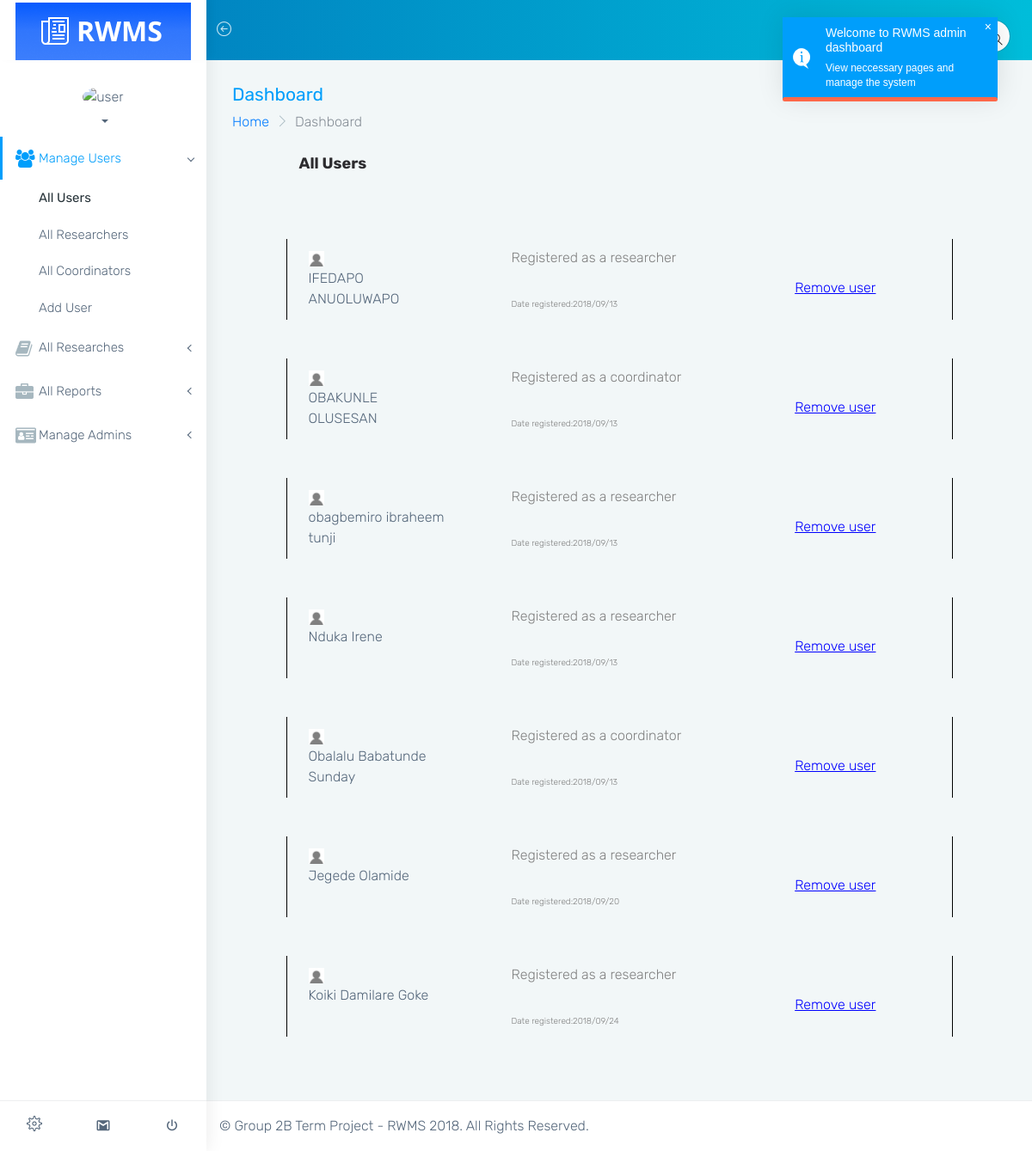
The page /admin/all_users.php on the database its author committed.
### tables this page shows
CREATE TABLE `user` (
  `id` int(11) NOT NULL,
  `user_id` int(11) NOT NULL,
  `surname` varchar(20) NOT NULL,
  `other_names` varchar(35) NOT NULL,
  `user_role` int(11) NOT NULL DEFAULT '0' COMMENT '0 for resercher, 1 for coordinator',
  `email` varchar(50) NOT NULL,
  `password` varchar(55) NOT NULL,
  `profile_pix` text NOT NULL,
  `activation_code` text NOT NULL,
  `activation_code_validity` varchar(50) NOT NULL,
  `account_status` int(11) NOT NULL,
  `request_for_coordination_role_is_seen` int(11) DEFAULT '0',
  `is_approved_as_coordinator` int(11) NOT NULL DEFAULT '2',
  `date_registered` datetime NOT NULL
);

### app/init.php (called while the page is built, shortened)
<?php
global $db_conn;
$lang = $lang_array;
global $lang;
include "classes/Master.php";
$master = new Master($db_conn,$lang);
?>

### app/classes/Master.php (called while the page is built, shortened)
<?php
class Master
{
    protected $db;
        function __construct($db_conn,$lang)
        {
            $this->db = $db_conn;
        }
    public function fetch_all_users()
    {
        $data = "*";
        $table = "user";
        $data = $this->getAllData($data, $table);
        return $data;
    }
    public function getAllData($data, $table, $where = '')
    {
        try {
            if ($data != '*') {
                $selections = implode(', ', $data);
            } else {
                $selections = '*';
            }
            $stmt = $this->db->prepare("SELECT {$selections} FROM `$table` " . $where . "");
            $stmt->execute();
            $settings_data = $stmt->fetchAll(PDO::FETCH_ASSOC);
            if ($stmt->rowCount() > 0) {
                return $settings_data;
            }
        } catch (PDOException $e) {
            return $e->getMessage();
        }
    }
}
?>

### admin/all_users.php (the view, shortened to what this page needs)
<?php
    include("../app/init.php");
    $all_users=$master->fetch_all_users();
?>
<!DOCTYPE html>
<html lang="en">
<head>
    <link href="../assets/plugins/bootstrap/css/bootstrap.min.css" rel="stylesheet">
    <link href="../assets/plugins/chartist-js/dist/chartist.min.css" rel="stylesheet">
    <link href="../assets/plugins/chartist-js/dist/chartist-init.css" rel="stylesheet">
    <link href="../assets/plugins/chartist-plugin-tooltip-master/dist/chartist-plugin-tooltip.css" rel="stylesheet">
    <link href="../assets/plugins/css-chart/css-chart.css" rel="stylesheet">
    <link href="../assets/plugins/toast-master/css/jquery.toast.css" rel="stylesheet">
    <link href="css/style.css" rel="stylesheet">
    <link href="css/colors/blue.css" id="theme" rel="stylesheet">
</head>
<body class="fix-header fix-sidebar card-no-border">
    <div id="main-wrapper">
        <?php include("header_loggedin.php");?>
        <?php include("sidenav.php");?>
        <div class="page-wrapper">
            <div class="container-fluid">
                <div class="row page-titles">
                    <div class="col-md-6 col-8 align-self-center">
                        <h3 class="text-themecolor m-b-0 m-t-0">Dashboard</h3>
                        <ol class="breadcrumb">
                            <li class="breadcrumb-item"><a href="javascript:void(0)">Home</a></li>
                            <li class="breadcrumb-item active">Dashboard</li>
                        </ol>
                    </div>
                </div>
                <div class="row">
                <div class="col-md-10 mx-auto mb-5">
                <h4 class="section-heading" style="font-weight:bold;">All Users</h4> <br>
                <?php
                    $i=0;
                    if(!empty($all_users)){
                        foreach ($all_users as $a_user) {
                            $i++;
                            $user_id=$a_user['user_id'];
                            $user_role=$a_user['user_role'];
                            $profile_pix=$a_user['profile_pix'];
                            $date_registered=$a_user['date_registered'];
                            $user_name=$a_user['surname']." ".$a_user['other_names'];
                            if($user_role==1){
                                $role_msg="Registered as a coordinator";
                            }elseif($user_role==0){
                                $role_msg="Registered as a researcher";
                            }
                            $date_reg=date("Y/m/d",strtotime($date_registered));
                ?>
                        <div class="row" style="margin-top:45px;padding:10px;border-right:1px solid black;border-left:1px solid black;" id="userDiv<?php echo $i;?>">
                            <div class="col-md-3">
                                <img src="<?php echo "../$profile_pix";?> " alt="" class="" height="18px">
                                <div><?php echo $user_name;?></div>
                            </div>
                            <div class="col-md-1"></div>
                            <div class="col-md-8 row">
                                <div class="col-md-8">
                                    <div class='row'><span style="color:grey;"><?php echo $role_msg;?></span></div>
                                    <div class='row' style="padding-top:35px;font-size:10px"><span style="color:grey;">Date registered:<?php echo $date_reg;?></span></div>
                                </div>
                                <div class="col-md-4" style="padding-top:35px">
                                    <span style="color:blue;text-decoration:underline;" onclick="removeUser(<?php echo $user_id;?>,'userDiv<?php echo $i;?>')">Remove user</a>
                                </div>
                            </div>
                        </div>
                <?php
                        }
                    }
                ?>
            </div>
                </div>
            </div>
            <footer class="footer">
                &copy; Group 2B Term Project - RWMS 2018. All Rights Reserved.
            </footer>
        </div>
    </div>
</body>
</html>

### admin/css/colors/blue.css (style rules this page uses)
.text-themecolor { color: #009efb !important; }

### rows shown on the page
user: profile_pix (placeholder picture), user_name "IFEDAPO ANUOLUWAPO", user_role "Registered as a researcher", date_registered "2018/09/13"
user: profile_pix (placeholder picture), user_name "OBAKUNLE OLUSESAN", user_role "Registered as a coordinator", date_registered "2018/09/13"
user: profile_pix (placeholder picture), user_name "obagbemiro ibraheem tunji", user_role "Registered as a researcher", date_registered "2018/09/13"
user: profile_pix (placeholder picture), user_name "Nduka Irene", user_role "Registered as a researcher", date_registered "2018/09/13"
user: profile_pix (placeholder picture), user_name "Obalalu Babatunde Sunday", user_role "Registered as a coordinator", date_registered "2018/09/13"
user: profile_pix (placeholder picture), user_name "Jegede Olamide", user_role "Registered as a researcher", date_registered "2018/09/20"
user: profile_pix (placeholder picture), user_name "Koiki Damilare Goke", user_role "Registered as a researcher", date_registered "2018/09/24"
